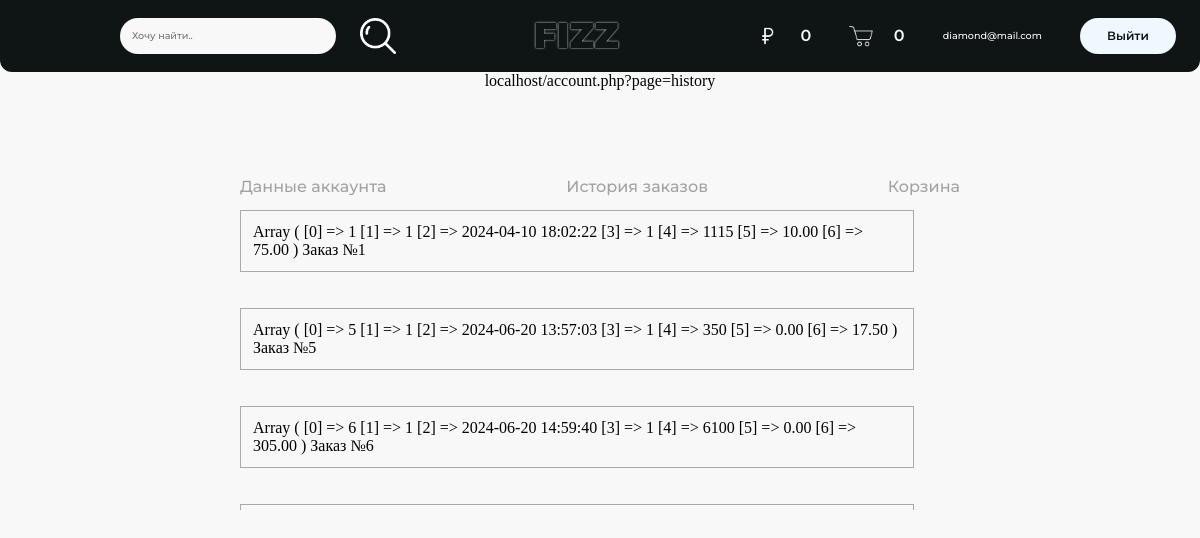
The page /account.php?page=history (signed in) on the database its author committed.
### tables this page shows
CREATE TABLE `users` (
  `id_user` int(11) NOT NULL,
  `email_user` varchar(200) NOT NULL,
  `password_user` varchar(200) NOT NULL,
  `bonuses_active` decimal(10,0) NOT NULL DEFAULT '0',
  `admin_status` int(11) NOT NULL DEFAULT '0',
  `blocked` int(11) NOT NULL DEFAULT '0'
);

CREATE TABLE `orders` (
  `id_order` int(11) NOT NULL,
  `id_user` int(11) NOT NULL,
  `date_order` datetime NOT NULL DEFAULT CURRENT_TIMESTAMP,
  `status_order` int(11) DEFAULT '1',
  `sum_order` decimal(10,0) NOT NULL,
  `bonus_minus` decimal(10,2) DEFAULT NULL,
  `bonus_plus` decimal(10,2) DEFAULT NULL
);

### account.php (the view, shortened to what this page needs)
<?php
    include "header.php";
?>
<div id="emtyAboveAcc"></div>
<nav id="navAccount">
    <a href='account.php?page=info'>Данные аккаунта</a>
    <a href='account.php?page=history'>История заказов</a>
    <a href='account.php?page=cart'>Корзина</a>
</nav>
    <?php
    $page = isset($_GET['page']) ? $_GET['page'] : false;
        if($page == 'history'){
            echo "<main id='accountMainOrder'>";
                $orders = "SELECT `id_order`, `id_user`, `date_order`, `status_order`, `sum_order`, `bonus_minus`, `bonus_plus` FROM `orders` WHERE id_user =".$id_user;
                $num_rows_order = mysqli_num_rows(mysqli_query($con, $orders));
                $orders = mysqli_fetch_all(mysqli_query($con, $orders));
                $item = 1;
                echo "<div id='orders'>";
                    if($num_rows_order != 0 ){
                        if($item == 1)
                        foreach($orders as $item){
                            echo "
                            <div class= 'oneOrder'>";
                            print_r($item);
                            echo "<span class='titleOrder'>Заказ №".$item[0]."</span>";
                            echo "</div>
                            ";
                        }
                    }else{
                        echo 23;
                    }
                echo "</div>
            </main>";
        }
    ?>

### header.php (shortened to what this page needs)
<?php
    include "connect-db.php";
    $id_user = isset($_SESSION['id_user']) ? $_SESSION['id_user'] : false;
    if($id_user != false){
        $userInfo = mysqli_fetch_array(mysqli_query($con, "SELECT id_user, email_user, password_user, bonuses_active, admin_status FROM users WHERE id_user=".$id_user));
    }
?>
<!DOCTYPE html>
<html lang="en">
<head>
    <link rel="stylesheet" href="../css/style.css">
</head>
<body id='catalogNav'>
    <nav>
        <div id='forNav'>
            <form action="" method="get" id='searchFormNav'>
                <input type="text" name="search" id="searchNav" placeholder='Хочу найти..'>
                <input id='searchNavImg' type="submit" id="" value=''>
            </form>
            <a href='../catalog.php' class='fizzBackWord' id='logo'>fizz</a>
            <div id='navThreeDivs' <?= $id_user!=false ? "style='width: 35vmax;'" : '' ?>>
                <?php
                    if($id_user != false){
                        echo "
                        <div class='infoAccNav'><img src='../images/ruble.png' alt='ruble' id='ruble'> <span>".$userInfo['bonuses_active']."</span></div>
                        <div class='infoAccNav'><img src='../images/shopBasket.png' alt='basket' id='basket'> <span>0</span></div>
                        <a href='/account.php' id='userEmailNav'>".$userInfo['email_user']."</a>
                        <a href='../exitFromAcc.php' id='logOut' >Выйти</a>";
                    }
                    else{
                        echo "<button id='logIn' >Войти</button>";
                    }
                ?>
            </div>
        </div>
    </nav>
    <?php
    $s1 = isset($_SERVER['SERVER_NAME']) ? $_SERVER['SERVER_NAME'] : false;
    $s2 = isset($_SERVER['PHP_SELF']) ? $_SERVER['PHP_SELF'] : false;
    $s3 = isset($_SERVER['QUERY_STRING'])? "?".$_SERVER['QUERY_STRING'] : false;
    $sLast = $s1.$s2.$s3;
    echo $sLast;
    ?>

### css/style.css (style rules this page uses)
* { padding: 0; margin: 0; }
body { overflow-x: hidden; }
.fizzBackWord { font-family: 'monserratB'; text-transform: uppercase; text-decoration: none; font-size: 10vmax; line-height: 120%; text-shadow: 0 0 7px white; color: rgb(14,21,20); transition: 3s; transform: translate(3s); }
nav { display: flex; flex-direction: row; justify-content: end; width: 100%; height: 6vmax; background-color: #0E1514; border-radius: 0 0 1vmax 1vmax; }
#forNav { align-self: center; justify-self: center; display: flex; flex-direction: row; justify-content: space-between; width: 90vmax; }
#searchFormNav { align-self: center; display: flex; justify-content: space-between; flex-direction: row; width: 23vmax; height: 3vmax; }
#searchNav { font-family: monserratM; font-size: 0.8vmax; padding: 0 1vmax; width: 16vmax; height: 100%; background-color: #F8F8F8; border-radius: 3vmax; border: transparent; }
#searchNavImg { width: 3vmax; height: 3vmax; background-image: url(../images/search.png); background-size: cover; background-color: transparent; border: transparent; }
#logo { align-self: center; text-shadow: 0 0 2px white; font-size: 3vmax; }
#navThreeDivs { display: flex; flex-direction: row; align-items: center; justify-content: space-between; width: 15vmax; margin-right: 2vmax; }
#userEmailNav { text-decoration: transparent; align-self: flex-end; font-family: monserratM; color: #F8F8F8; font-size: 0.8vmax; line-height: 560%; }
#ruble { width: 2vmax; }
#basket { width: 2vmax; }
#logIn, #logOut { display: flex; align-items: center; justify-content: center; text-decoration: transparent; width: 8vmax; height: 3vmax; background-color: aliceblue; font-family: 'monserratSB'; font-size: 1vmax; border-radius: 3.5vmax; border: transparent; color: #0E1514; }
.infoAccNav { display: flex; flex-direction: row; align-items: center; justify-content: space-between; width: 4.6vmax; }
.infoAccNav>span { font-family: 'monserratSB'; color: aliceblue; }
#catalogNav { display: flex; flex-direction: column; align-items: center; background-color: #F8F8F8; }
* { padding: 0; margin :0; }
#emtyAboveAcc { width: 100%; height: 6vmax; }
#navAccount { align-self: center; border-radius: 0; display: flex; flex-direction: row; align-items: center; background-color: transparent; justify-content: space-between; width: 60vmax; height: 4vmax; }
#navAccount>a { text-decoration: transparent; font-family: monserratM; color: #A3A1A1; }
#accountMainOrder { width: 60vmax; height: 25vmax; max-height: 25vmax; }
#orders { align-self: center; display: flex; flex-direction: column; overflow-y: scroll; gap: 3vmax; width: 60vmax; height: 25vmax; background-color: #F8F8F8; }
.oneOrder { width: 54vmax; padding: 1vmax; background-color: ; border: 0.1vmax solid #AAAAAA; }

### rows shown on the page
users: bonuses_active "0", email_user "diamond@mail.com"
orders: value "Array ( [0] => 1 [1] => 1 [2] => 2024-04-10 18:02:22 [3] => 1 [4] => 1115 [5] => 10.00 [6] => 75.00 )", id_order "1"
orders: value "Array ( [0] => 5 [1] => 1 [2] => 2024-06-20 13:57:03 [3] => 1 [4] => 350 [5] => 0.00 [6] => 17.50 )", id_order "5"
orders: value "Array ( [0] => 6 [1] => 1 [2] => 2024-06-20 14:59:40 [3] => 1 [4] => 6100 [5] => 0.00 [6] => 305.00 )", id_order "6"

### other values the page prints
$sLast "localhost/account.php?page=history"
